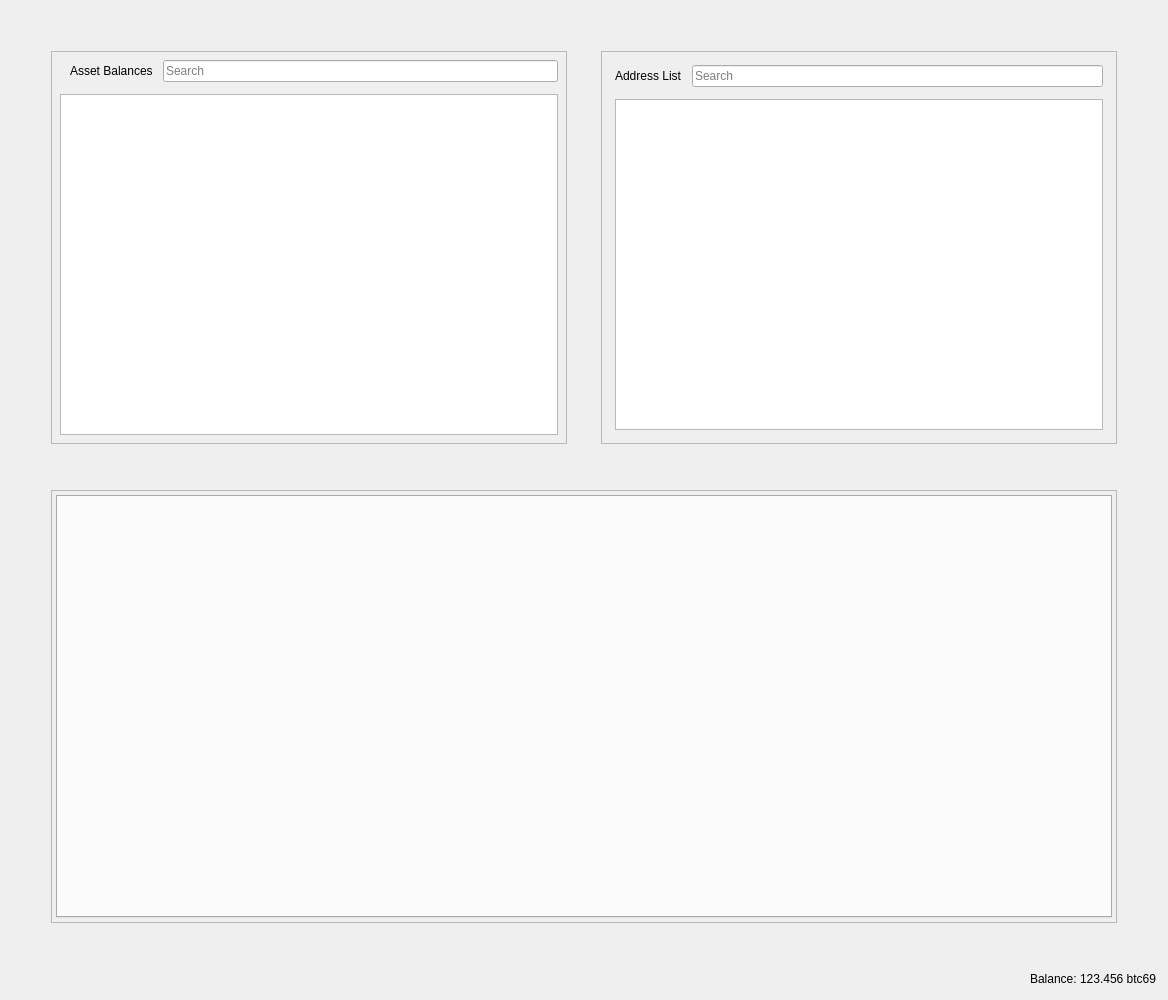
<?xml version="1.0" encoding="UTF-8"?>
<ui version="4.0">
 <class>RestrictedAssetsDialog</class>
 <widget class="QDialog" name="RestrictedAssetsDialog">
  <property name="geometry">
   <rect>
    <x>0</x>
    <y>0</y>
    <width>1168</width>
    <height>1000</height>
   </rect>
  </property>
  <property name="windowTitle">
   <string>Send Coins</string>
  </property>
  <layout class="QVBoxLayout" name="verticalLayout">
   <item>
    <layout class="QHBoxLayout" name="horizontalLayout">
     <property name="spacing">
      <number>34</number>
     </property>
     <property name="leftMargin">
      <number>40</number>
     </property>
     <property name="topMargin">
      <number>40</number>
     </property>
     <property name="rightMargin">
      <number>40</number>
     </property>
     <property name="bottomMargin">
      <number>40</number>
     </property>
     <item>
      <widget class="QFrame" name="frameAssetBalance">
       <property name="frameShape">
        <enum>QFrame::StyledPanel</enum>
       </property>
       <property name="frameShadow">
        <enum>QFrame::Raised</enum>
       </property>
       <layout class="QVBoxLayout" name="verticalLayout_7">
        <property name="spacing">
         <number>12</number>
        </property>
        <property name="leftMargin">
         <number>4</number>
        </property>
        <property name="topMargin">
         <number>4</number>
        </property>
        <property name="rightMargin">
         <number>4</number>
        </property>
        <property name="bottomMargin">
         <number>4</number>
        </property>
        <item>
         <layout class="QVBoxLayout" name="verticalLayout_4">
          <property name="spacing">
           <number>12</number>
          </property>
          <property name="leftMargin">
           <number>4</number>
          </property>
          <property name="topMargin">
           <number>4</number>
          </property>
          <property name="rightMargin">
           <number>4</number>
          </property>
          <property name="bottomMargin">
           <number>4</number>
          </property>
          <item>
           <layout class="QHBoxLayout" name="horizontalLayout_8">
            <property name="spacing">
             <number>10</number>
            </property>
            <property name="leftMargin">
             <number>10</number>
            </property>
            <item>
             <widget class="QLabel" name="labelAssetBalance">
              <property name="text">
               <string>Asset Balances</string>
              </property>
             </widget>
            </item>
            <item>
             <widget class="QLineEdit" name="lineEditAssetSearch">
              <property name="placeholderText">
               <string>Search</string>
              </property>
             </widget>
            </item>
           </layout>
          </item>
          <item>
           <widget class="QTableView" name="listAssets"/>
          </item>
         </layout>
        </item>
       </layout>
      </widget>
     </item>
     <item>
      <widget class="QFrame" name="frameAddressList">
       <property name="frameShape">
        <enum>QFrame::StyledPanel</enum>
       </property>
       <property name="frameShadow">
        <enum>QFrame::Raised</enum>
       </property>
       <layout class="QVBoxLayout" name="verticalLayout_10">
        <property name="spacing">
         <number>12</number>
        </property>
        <item>
         <layout class="QVBoxLayout" name="verticalLayout_9">
          <property name="spacing">
           <number>12</number>
          </property>
          <property name="leftMargin">
           <number>4</number>
          </property>
          <property name="topMargin">
           <number>4</number>
          </property>
          <property name="rightMargin">
           <number>4</number>
          </property>
          <property name="bottomMargin">
           <number>4</number>
          </property>
          <item>
           <layout class="QHBoxLayout" name="horizontalLayout_9">
            <property name="spacing">
             <number>10</number>
            </property>
            <property name="leftMargin">
             <number>0</number>
            </property>
            <property name="topMargin">
             <number>0</number>
            </property>
            <property name="rightMargin">
             <number>0</number>
            </property>
            <property name="bottomMargin">
             <number>0</number>
            </property>
            <item>
             <widget class="QLabel" name="labelAddressList">
              <property name="text">
               <string>Address List</string>
              </property>
             </widget>
            </item>
            <item>
             <widget class="QLineEdit" name="lineEditAddressSearch">
              <property name="placeholderText">
               <string>Search</string>
              </property>
             </widget>
            </item>
           </layout>
          </item>
          <item>
           <widget class="QTableView" name="myAddressList"/>
          </item>
         </layout>
        </item>
       </layout>
      </widget>
     </item>
    </layout>
   </item>
   <item>
    <layout class="QHBoxLayout" name="horizontalLayout_4">
     <property name="spacing">
      <number>34</number>
     </property>
     <property name="leftMargin">
      <number>40</number>
     </property>
     <property name="topMargin">
      <number>0</number>
     </property>
     <property name="rightMargin">
      <number>40</number>
     </property>
     <property name="bottomMargin">
      <number>40</number>
     </property>
     <item>
      <widget class="QFrame" name="tabFrame">
       <property name="frameShape">
        <enum>QFrame::StyledPanel</enum>
       </property>
       <property name="frameShadow">
        <enum>QFrame::Raised</enum>
       </property>
       <layout class="QVBoxLayout" name="verticalLayout_8">
        <property name="spacing">
         <number>12</number>
        </property>
        <property name="leftMargin">
         <number>4</number>
        </property>
        <property name="topMargin">
         <number>4</number>
        </property>
        <property name="rightMargin">
         <number>4</number>
        </property>
        <property name="bottomMargin">
         <number>4</number>
        </property>
        <item>
         <widget class="QTabWidget" name="tabWidget">
          <property name="tabPosition">
           <enum>QTabWidget::North</enum>
          </property>
          <property name="tabShape">
           <enum>QTabWidget::Rounded</enum>
          </property>
          <property name="currentIndex">
           <number>-1</number>
          </property>
          <property name="elideMode">
           <enum>Qt::ElideNone</enum>
          </property>
         </widget>
        </item>
       </layout>
      </widget>
     </item>
    </layout>
   </item>
   <item>
    <layout class="QHBoxLayout" name="horizontalLayout_2">
     <property name="spacing">
      <number>3</number>
     </property>
     <item>
      <spacer name="horizontalSpacer">
       <property name="orientation">
        <enum>Qt::Horizontal</enum>
       </property>
       <property name="sizeHint" stdset="0">
        <size>
         <width>40</width>
         <height>20</height>
        </size>
       </property>
      </spacer>
     </item>
     <item alignment="Qt::AlignRight">
      <widget class="QLabel" name="label">
       <property name="sizePolicy">
        <sizepolicy hsizetype="Preferred" vsizetype="Fixed">
         <horstretch>0</horstretch>
         <verstretch>0</verstretch>
        </sizepolicy>
       </property>
       <property name="text">
        <string>Balance:</string>
       </property>
      </widget>
     </item>
     <item alignment="Qt::AlignRight">
      <widget class="QLabel" name="labelBalance">
       <property name="sizePolicy">
        <sizepolicy hsizetype="Preferred" vsizetype="Fixed">
         <horstretch>0</horstretch>
         <verstretch>0</verstretch>
        </sizepolicy>
       </property>
       <property name="cursor">
        <cursorShape>IBeamCursor</cursorShape>
       </property>
       <property name="text">
        <string notr="true">123.456 btc69</string>
       </property>
       <property name="textInteractionFlags">
        <set>Qt::LinksAccessibleByMouse|Qt::TextSelectableByKeyboard|Qt::TextSelectableByMouse</set>
       </property>
      </widget>
     </item>
    </layout>
   </item>
  </layout>
 </widget>
 <resources>
  <include location="../btc69.qrc"/>
 </resources>
 <connections/>
</ui>
